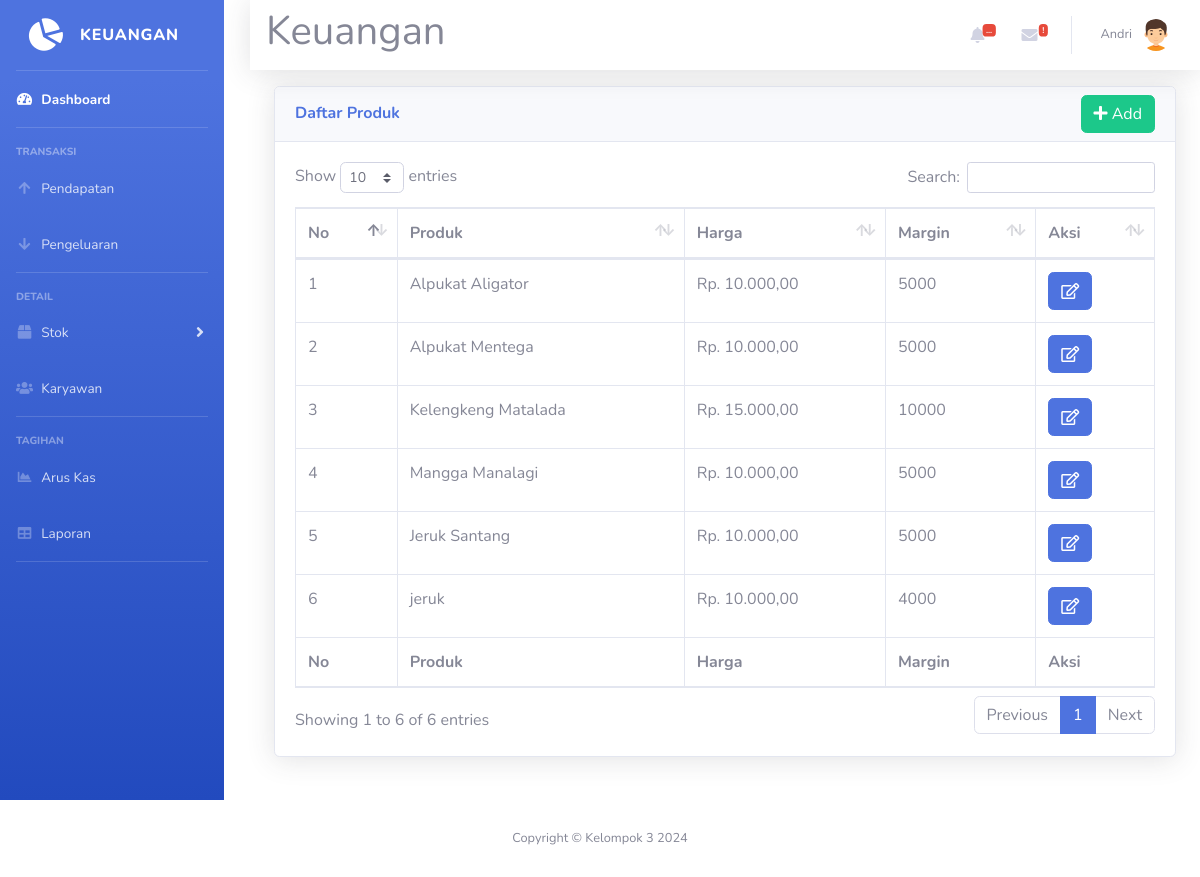
The page /stok.php (signed in) on the database its author committed.
### tables this page shows
CREATE TABLE `sumber` (
  `id_sumber` int NOT NULL,
  `nama` varchar(40) DEFAULT NULL,
  `harga` int DEFAULT NULL,
  `margin` int DEFAULT NULL,
  `hb` int DEFAULT NULL
);

### stok.php (the view, shortened to what this page needs)
<!DOCTYPE html>
<html lang="en">
<head>
    <link href="vendor/fontawesome-free/css/all.min.css" rel="stylesheet" type="text/css">
    <link href="css/sb-admin-2.min.css" rel="stylesheet">
    <link href="css/cssku.css" rel="stylesheet">
    <link href="vendor/datatables/dataTables.bootstrap4.min.css" rel="stylesheet">
</head>
<body id="page-top">
    <?php require 'koneksi.php'; ?>
    <?php require 'sidebar.php'; ?>
    <div id="content">
        <?php require 'navbar.php'; ?>
        <div class="container-fluid">
            <div class="card shadow mb-4">
                <div class="card-header py-2 d-flex justify-content-between align-items-center">
                    <h6 class="m-0 font-weight-bold text-primary">Daftar Produk</h6>
                    <button class="btn btn-success" data-toggle="modal" data-target="#addSumberModal">
                        <i class="fas fa-plus"></i>
                        Add
                    </button>
                </div>
                <div class="card-body">
                    <div class="table-responsive">
                        <table class="table table-bordered" id="dataTable" width="100%" cellspacing="0">
                            <thead>
                                <tr>
                                    <th>No</th>
                                    <th>Produk</th>
                                    <th>Harga</th>
                                    <th>Margin</th>
                                    <th>Aksi</th>
                                </tr>
                            </thead>
                            <tfoot>
                                <tr>
                                    <th>No</th>
                                    <th>Produk</th>
                                    <th>Harga</th>
                                    <th>Margin</th>
                                    <th>Aksi</th>
                                </tr>
                            </tfoot>
                            <tbody>
                                <?php
                                $query = mysqli_query($koneksi, "SELECT * FROM sumber WHERE id_sumber != 1");
                                $no = 1;
                                while ($data = mysqli_fetch_assoc($query)) {
                                ?>
                                    <tr>
                                        <td><?= $no++ ?></td>
                                        <td><?= $data['nama'] ?></td>
                                        <td>Rp. <?= number_format($data['harga'], 2, ',', '.') ?></td>
                                        <td><?= $data['margin'] ?></td>
                                        <td>
                                            <a href="#" type="button" class="fa fa-edit btn btn-primary btn-md" data-toggle="modal" data-target="#myModal<?php echo $data['id_sumber']; ?>"></a>
                                        </td>
                                    </tr>
                    </div>
                <?php
                                }
                ?>
    <?php require 'footer.php' ?>
</body>
</html>

### sidebar.php (style rules this page uses)
body { overflow-x: hidden; }
#content { margin-left: 250px; flex-grow: 1; }
.container-fluid { padding-top: 30px; height: calc(100vh - 56px); }
#content { margin-top: 56px; }

### rows shown on the page
sumber: nama "Alpukat Aligator", harga "10.000,00", margin "5000"
sumber: nama "Alpukat Mentega", harga "10.000,00", margin "5000"
sumber: nama "Kelengkeng Matalada", harga "15.000,00", margin "10000"
sumber: nama "Mangga Manalagi", harga "10.000,00", margin "5000"
sumber: nama "Jeruk Santang", harga "10.000,00", margin "5000"
sumber: nama "jeruk", harga "10.000,00", margin "4000"

### other values the page prints
$_SESSION['nama'] "Andri"
